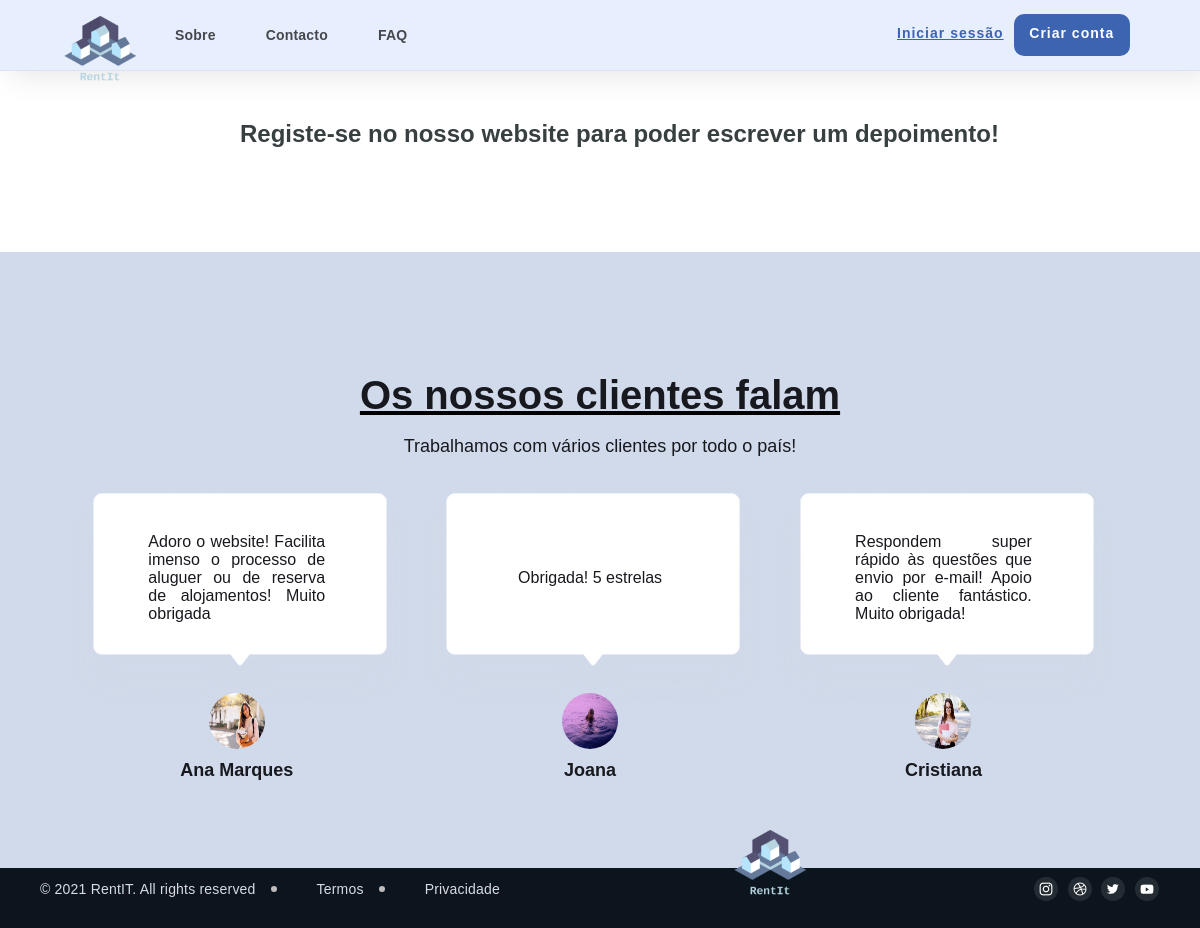
/depoimentos/, run on the app's committed database.
### rentItapp/models.py (models this page shows, shortened)
class Testimonial(models.Model):
    testimonial_id = models.AutoField(primary_key=True)
    user_id = models.ForeignKey(Utilizador, on_delete=models.PROTECT)
    comentario = models.CharField(max_length=500)

class Utilizador(models.Model):
    user_id = models.CharField(max_length=30, primary_key=True)
    nascimento = models.DateField(null=True)
    email = models.CharField(max_length=30)
    nome = models.CharField(blank=True, null=True, max_length=50)
    nif = models.IntegerField(blank=True, null=True)
    foto = models.ImageField(blank=True, upload_to='images/users/', default='images/users/user.svg')
    genero = models.CharField(blank=True, null=True,max_length=50)
    localidade = models.CharField(blank=True,null=True, max_length=50)
    lingua = models.CharField(blank=True, null=True,max_length=50)

### rentItapp/views.py (the view)
# urls.py: path('depoimentos/', views.depoimentos, name="depoimentos"),
def depoimentos(request):
    testimonials = Testimonial.objects.all()
    try:
        userLogged = Utilizador.objects.get(user_id=request.user.username)
        dados = {'userLogged': userLogged, 'testimonials': testimonials}
    except:
        dados = {'testimonials': testimonials}
    if request.method == "POST":
        comentario = request.POST.get("comentario")
        user_id = userLogged
        Testimonial(user_id = user_id, comentario = comentario).save()
        return redirect("../")
    return render(request, 'depoimentos.html', dados)

### templates/depoimentos.html
{% extends "base.html" %}
{% load static %}
{% block content %}
    <link rel="stylesheet" type="text/css" href="{% static 'css/index.css' %}">
    <link rel="stylesheet" type="text/css" href="{% static 'css/depoimentos.css' %}">
    <div id="estado">
       {% if userLogged %}
      <h2>Diga-nos o que pensa acerca do nosso website!</h2>
      <br>
        <form method="post">
            {% csrf_token %}
      <textarea class="inputstyle" name="comentario" id="mensagem" minlength="5" maxlength="400" placeholder=" Comentário" required></textarea>
      <br>
      <button class="ver" type="submit">Fazer review</button>
            </form>
    {% else %}
           <h2>Registe-se no nosso website para poder escrever um depoimento!</h2>
    {% endif %}
    </div>
    <div class="quartoBloco">
        <a href="/depoimentos"><h1>Os nossos clientes falam</h1></a>
        <h4>Trabalhamos com vários clientes por todo o país!</h4>
        <div class="comentarios">
            {% for testimonial in testimonials %}
            <div class="comentarios1">
                <img src="{% static 'images/comentarioCard.png'%}" alt="comentarioCard" class="cardimg">
                <p>{{ testimonial.comentario }}</p>
                <div class="dadosPerfil">
                    <img src="{{ testimonial.user_id.foto.url }}" alt="fotoperfilCard" class="fotoimg">
                    <h4>{{ testimonial.user_id.nome }}</h4>
                </div>
            </div>
            {% endfor %}
        </div>
    </div>
{% endblock content %}

### templates/base.html (shortened to what this page needs)
<!DOCTYPE html>
<html lang="pt">
<head>
    {% load static %}
  <link rel="stylesheet" type="text/css" href="{% static 'css/generalStyle.css' %}">
    <link rel="stylesheet" href="http://code.jquery.com/ui/1.12.1/themes/base/jquery-ui.css">
</head>
<body>
{% block header %}
<header class="header">
        <a href="../"><img id="logo" src="{% static 'images/logo_transparent_original.png' %}"></a>
        <div class="links">
            {% if user.is_authenticated %}
            <a href="{% url 'sobre' %}" class="textoLinks">Sobre</a>
            <a href="{% url 'alojamentos' %}" class="textoLinks">Alojamentos</a>
            <a href="{% url 'alugueres' %}"  class="textoLinks">Os meus Alugueres</a>
            <a href="{% url 'os_meus_alojamentos' %}" class="textoLinks">Os meus Alojamentos</a>
            <a href="{% url 'contacto' %}" class="textoLinks">Contacto</a>
            <a href="{% url 'FAQ' %}" class="textoLinks">FAQ</a>
            <div class="loggedArea">
                <a href="{% url 'perfil' %}" id="hoverperfil"><p><img id="profilePic" style="float:left" src="{{ userLogged.foto.url }}">  {{userLogged.nome|truncatewords:1}} </p></a>
                 <a href="/chat"><img id="msg" src="{% static 'images/chat.png' %}"></a>
                <img id="notifications" src="{% static 'images/bell.svg' %}">
                <img id="settings" src="{% static 'images/settings.svg' %}">
                <a href="{% url 'logout' %}"><img id="logout" src="{% static 'images/logout.svg' %}"></a>
            </div>
            {% else %}
            <a href="{% url 'sobre' %}" class="textoLinks">Sobre</a>
            <a href="{% url 'contacto' %}" class="textoLinks">Contacto</a>
            <a href="{% url 'FAQ' %}" class="textoLinks">FAQ</a>
        </div>
        <div class="loginButtons">
            <a href="{% url 'login' %}" id="sessao">Iniciar sessão</a>
            <a href="{% url 'register' %}" id="criar">Criar conta</a>
        </div>
        {% endif %}
</header>
{% endblock header %}
{% block content %}
{% endblock content %}
<footer class="footerPequeno">
    <div class="footerLeft">
        <p>© 2021 RentIT. All rights reserved</p>
        <img src="{% static 'images/bolinhaFooter.svg' %}" alt="bolinhafooter" class="bolinha">
        <p>Termos</p>
        <img src="{% static 'images/bolinhaFooter.svg' %}" alt="bolinhafooter" class="bolinha">
        <p>Privacidade</p>
        <a href="../"><img id="logofooter" src="{% static 'images/logo_transparent_original.png' %}"></a>
    </div>
    <div class="footerRight">
        <img src="{% static 'images/instagram.png' %}" alt="insta">
        <img src="{% static 'images/dribbble.png' %}" alt="dribbble">
        <img src="{% static 'images/twitter.png' %}" alt="twitter">
        <img src="{% static 'images/youtube.png' %}" alt="youtube">
    </div>
</footer>
</body>
</html>

### static/css/generalStyle.css (style rules this page uses)
body { font-family: Mulish, sans-serif; margin: 0px; }
.header { position: absolute; width: 100%; height: 70px; left: 0px; right: 0px; top: 0px; background: #E7EFFF; border-bottom: 1px solid rgba(0,0,0,0.05); box-shadow: 10px 5px 30px rgba(0, 0, 0, 0.1); }
#logo { position: absolute; margin-left: 50px; width: 100px; top: 4px; }
.links { display: flex; flex-direction: row; align-items: center; padding: 0px; position: absolute; width: 900px; height: 18px; left: 150px; top: calc(50% - 18px/2); z-index: 1; }
.textoLinks { top: calc(50% - 18px/2); font-family: Mulish, sans-serif; font-style: normal; font-size: 14px; font-weight: bold; line-height: 18px; letter-spacing: 0.2px; color: rgba(0,0,0,0.7); text-decoration: none; padding: 5px; margin: 0px 20px; }
.loginButtons { display: flex; flex-direction: row; align-items: center; padding: 0px; position: absolute; width: 233px; height: 42px; right: 70px; top: calc(50% - 42px/2); line-height: 38px; font-family: Mulish, sans-serif; font-style: normal; font-weight: bold; font-size: 14px; letter-spacing: 1px; z-index: 1; }
#sessao { position: relative; width: 50%; height: 100%; flex: none; order: 0; flex-grow: 0; text-align: left; color: #3C64B1; }
#criar { position: static; width: 50%; height: 100%; background: #3C64B1; border-radius: 10px; text-align: center; color: #FFFFFF; text-decoration: none; margin: auto; flex: none; order: 1; flex-grow: 0; }
.footerPequeno { display: flex; flex-direction: row; width: 100%; height: 60px; left: 0px; right: 0px; bottom: 0px; background: #0C151D; color: #D9DBE1; margin-top: 30%; }
.footerLeft { display: flex; align-items: center; width: 600px; height: 42px; left: 50px; top: calc(50% - 42px / 2); margin-right: 15%; }
.footerLeft p { letter-spacing: 0.2px; margin-left: 40px; font-size: 14px; }
.footerRight { display: flex; flex-direction: row; align-items: center; position: absolute; padding: 0px; height: 42px; right: 70px; font-style: normal; font-weight: bold; letter-spacing: 1px; z-index: 1; }
.bolinha { margin-left: 15px; }
#logofooter { margin-top: -38%; margin-left: 220%; width: 100px; }
.footerRight img { width: 100%; margin-right: 10%; }

### static/css/index.css (style rules this page uses)
.fotoimg { width: 56px; height: 56px; border-radius: 50%; }
.quartoBloco { width: 100%; margin-top: -3%; background-color: rgba(209, 218, 234, 100); text-align: center; padding-bottom: 5%; }
.quartoBloco h1 { padding-top: 5%; font-style: normal; font-weight: 800; font-size: 40px; line-height: 64px; color: #18191F; }
.quartoBloco h4 { margin-top: -2%; font-style: normal; font-weight: normal; font-size: 18px; line-height: 32px; color: #18191F; }
a { text-decoration: underline; color: black; cursor: pointer }
.quartoBloco .comentarios { display: grid; grid-template-columns: auto auto auto; margin-left: 5%; overflow-y: scroll; max-height: 400px; }
.comentarios1 { position: relative; text-align: center; }
.comentarios1 p { position: absolute; top: 23.74%; left: 50%; transform: translate(-50%, -50%); color: #18191F; }
.cardimg { max-width: 30vw; }
.comentarios h4 { color: #18191F; font-style: normal; font-weight: bold; font-size: 18px; line-height: 28px; margin-top: 2%; }
.footerPequeno { top: auto; margin-top: 0%; }

### static/css/depoimentos.css (style rules this page uses)
.quartoBloco { background: rgba(209, 218, 234, 100); padding-top:2%; margin-top: -3%; text-align: center; padding-bottom: 5%; }
.quartoBloco h1 { padding-top: 5%; font-style: normal; font-weight: 800; font-size: 40px; line-height: 64px; color: #18191F; }
.quartoBloco h4 { margin-top: -2%; font-style: normal; font-weight: normal; font-size: 18px; line-height: 32px; color: #18191F; }
.comentarios h4 { color: #18191F; font-style: normal; font-weight: bold; font-size: 18px; line-height: 28px; margin-top: 2%; }
.quartoBloco .comentarios { margin-left: 5%; display: grid; grid-template-columns: 31% 31% 31%; grid-row-gap: 5%; overflow-y: scroll; max-height: 400px; }
.comentarios1 { position: relative; text-align: justify; }
.dadosPerfil { display: flex; flex-direction: column; align-items: center; margin-top: -10%; }
.comentarios1 p { position: absolute; top: 23.74%; left: 50%; transform: translate(-50%, -50%); color: #18191F; }
#estado { color: #373F41; margin-top: 10%; margin-left: 20vw; padding-bottom: 10%; }

### data on the page
Testimonial: comentario "Adoro o website! Facilita imenso o processo de aluguer ou de reserva de alojamentos! Muito obrigada", user_id.foto (picture), user_id.nome "Ana Marques"
Testimonial: comentario "Obrigada! 5 estrelas", user_id.foto (picture), user_id.nome "Joana"
Testimonial: comentario "Respondem super rápido às questões que envio por e-mail! Apoio ao cliente fantástico. Muito obrigada!", user_id.foto (picture), user_id.nome "Cristiana"
